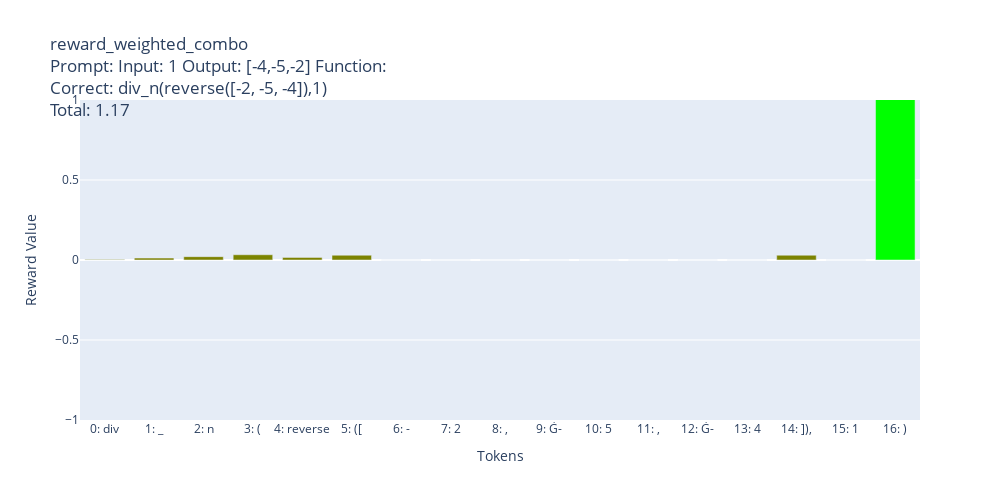
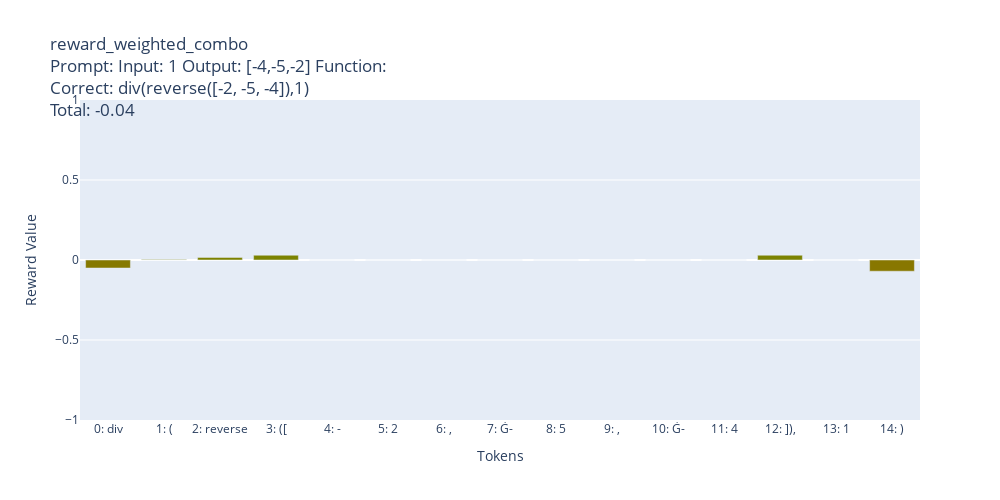
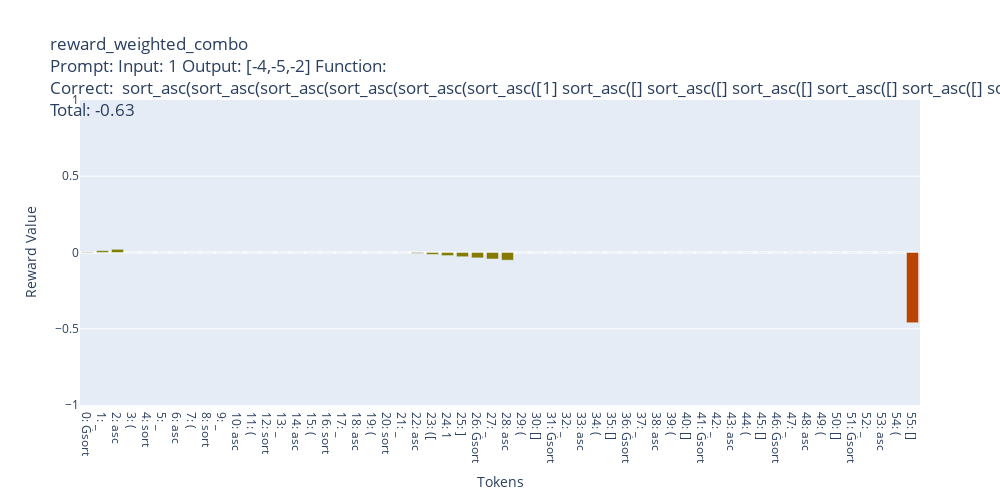
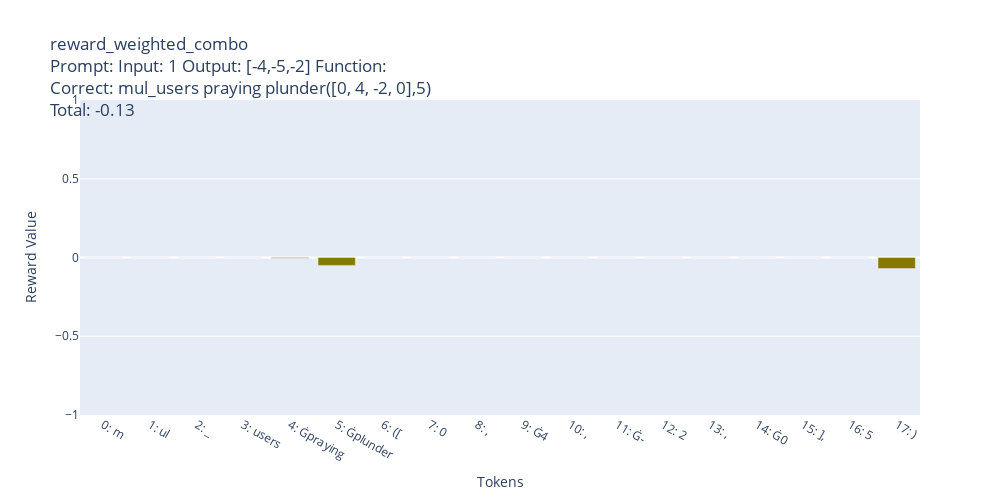

The notebook cell saved with these charts, in order:
### Code cell
from rewards import reward_basic, reward_basic_dense, make_reward_token_cost, make_reward_output_length_diff, reward_func_usage, make_reward_substring_matches, reward_func_usage_dense, make_reward_closing_brackets, make_reward_weighted_combo, penalize_syntax_errors

# reward_basic(["Input: 1 Output: [-4,-5,-2] Function: div_n(reverse([-2, -5, -4]),1)"])
input_outputs = [
    ["Input: 1 Output: [-4,-5,-2] Function:", "div_n(reverse([-2, -5, -4]),1)", "div_n(reverse([-2, -5, -4]),1)"],
    # ["Input: 1 Output: [-4,-5,-2] Function:", "div_n(reverse([-2, -5, -4])),1))", "div_n(reverse([-2, -5, -4]),1)"],
    # ["Input: 1 Output: [-4,-5,-2] Function:", "div_n(reverse([-2, -5, -4]))),1),),)", "div_n(reverse([-2, -5, -4]),1)"],
    # ["Input: 1 Output: [-4,-5,-2] Function:", "div_n(reverse([-2, -5]),1)", "div_n(reverse([-2, -5, -4]),1)"],
    ["Input: 1 Output: [-4,-5,-2] Function:", "div(reverse([-2, -5, -4]),1)", "div_n(reverse([-2, -5, -4]),1)"],
    # ["Input: 1 Output: [-4,-5,-2] Function:", "div_n(reverse([-2, -5, -a]),1)", "div_n(reverse([-2, -5, -4]),1)"],
    
    # ["Input: 1 Output: [-4,-5,-2] Function:", "div_n(reverse([-2, -5, -3]),1)", "div_n(reverse([-2, -5, -4]),1)"],
    # ["Input: 1 Output: [-4,-5,-2] Function:", "reverse(div_n(reverse(div_n([-2, -5, -3]),1)", "div_n(reverse([-2, -5, -4]),1)"],
    
    ["Input: 1 Output: [-4,-5,-2] Function:", " sort_asc(sort_asc(sort_asc(sort_asc(sort_asc(sort_asc([1] sort_asc([] sort_asc([] sort_asc([] sort_asc([] sort_asc([] sort_asc([]", "div_n(sort_asc([-2, -5, -4]),1)"],
    ["Input: 1 Output: [-4,-5,-2] Function:", "mul_users praying plunder([0, 4, -2, 0],5)", "mul(sort_asc([-2, -5, -4]),1)"],
    ["Input: 1 Output: [-4,-5,-2] Function:", "sort_asc(sort_asc(sort_asc(sort_asc(sort_asc(drop([1, -1, -2, -3],1)B-1))))", "mul(sort_asc([-2, -5, -4]),1)"],
    ["Input: 1 Output: [-4,-5,-2] Function:", "", "mul(sort_asc([-2, -5, -4]),1)"],

    ["Input: 1 Output: [-4,-5,-2] Function:", "add_n(mul_n([-4, 5, -2, -2, -1, 1 data([-4, 5, -2, -2, -1, 1([-4, 5, -2, -2, -1, 1([-4, 5, -2, -2, -1, 1([-4, 5, -2, -2, -1, 1([4, 4, 3, 2, 4, 4.4Input([-4, 4, -4, -4, -4, -4Input([4, 4, 3, 2, 4, 4.4Input([4, 4, 3, 2, 4, 4.4Input([4, 4, 3, 2, 4, 4.4Input([4, 4, 3, 2, 4, 4.4Input([4, 4, 3, 2, 4, 4.4Input([4,", "add_n(mul_n([-2, -5, -4]),1)"],

    ["Input: 1 Output: [-4,-5,-2] Function:", "add_nn(mul_n([-2, -5, -4]))", "add_n(mul_n([-2, -5, -4]),1)"],
]

MAX_LENGTH = 200

compare_reward_funcs([
    # reward_basic,
    # reward_basic_dense,
    # make_reward_token_cost(MAX_LENGTH, 0.5, 0.01),
    # make_reward_token_cost(20, 0.5, 0.01),
    # make_reward_token_cost(10, 0.5, 0.01),
    # make_reward_output_length_diff(10),
    # make_reward_output_length_diff(),
    # reward_func_usage,
    # make_reward_substring_matches(["div_n(", "reverse("], 0.5),
    # make_reward_substring_matches(["["], 0.5),
    # make_reward_substring_matches(["[-2, -5, -4]"], 0.5),
    # reward_func_usage_dense,
    # make_reward_closing_brackets(max_reward=1.0),
    # penalize_syntax_errors,

    # make_reward_weighted_combo([
    #     # reward_basic,
    #     reward_basic_dense,
    #     make_reward_token_cost(MAX_LENGTH, 0.5, 0.01),
    #     reward_func_usage_dense,
    #     make_reward_closing_brackets(max_reward=1.0),
    #     make_reward_output_length_diff(),
    #     penalize_syntax_errors,
    # ], [
    #     1.0,
    #     0.1,
    #     0.3,
    #     0.2,
    #     0.1,
    #     0.5,
    # ]),

    make_reward_weighted_combo([
        reward_basic_dense,
        # make_reward_token_cost(MAX_LENGTH, 0.5, 0.01),
        make_reward_token_cost(MAX_LENGTH, 0.5, 0.01),
        reward_func_usage_dense,
        make_reward_closing_brackets(max_reward=1.0),
        # make_reward_output_length_diff(),
        penalize_syntax_errors,
    ], [
        # 1.0,
        # 0.1,
        # 0.1,
        # 0.5,
        # 0.1,
        # 0.5,

        # Weights 2
        # 1.0,
        # 0.01,
        # 0.03,
        # 0.03,
        # 0.01,
        # 0.05,

        # Weights 2
        1.0, # basic
        0.01, # token cost
        0.03, # func usage
        0.03, # closing brackets
        # 0.01, # output length diff
        0.05, # syntax errors
    ])
], input_outputs)

### Figure 1 — Plotly figure (JSON) as saved in the notebook; plotly's stock layout.template omitted (floating-point values rounded to 4 significant figures)
{"data": [{"hovertemplate": "Token: %{x}<br>Reward: %{y}<extra></extra>", "marker": {"cmax": 1, "cmin": -1, "color": [0.0029, 0.0119, 0.0209, 0.0329, 0.0164, 0.0299, -0.0001022, -0.000103, -0.000104, -0.000105, -0.0001062, -0.0001076, -0.000109, -0.0001106, 0.02989, -0.0001142, 1.03], "colorscale": [[0, "rgb(255, 0, 0)"], [1, "rgb(0, 255, 0)"]]}, "type": "bar", "x": ["0: div", "1: _", "2: n", "3: (", "4: reverse", "5: ([", "6: -", "7: 2", "8: ,", "9: Ġ-", "10: 5", "11: ,", "12: Ġ-", "13: 4", "14: ]),", "15: 1", "16: )"], "y": [0.0029, 0.0119, 0.0209, 0.0329, 0.0164, 0.0299, -0.0001022, -0.000103, -0.000104, -0.000105, -0.0001062, -0.0001076, -0.000109, -0.0001106, 0.02989, -0.0001142, 1.03]}], "layout": {"autosize": false, "height": 500, "title": {"text": "reward_weighted_combo<br>Prompt: Input: 1 Output: [-4,-5,-2] Function:<br>Correct: div_n(reverse([-2, -5, -4]),1)<br>Total: 1.17"}, "width": 1000, "xaxis": {"title": {"text": "Tokens"}}, "yaxis": {"range": [-1, 1], "title": {"text": "Reward Value"}}}}

### Figure 2 — Plotly figure (JSON) as saved in the notebook; plotly's stock layout.template omitted (floating-point values rounded to 4 significant figures)
{"data": [{"hovertemplate": "Token: %{x}<br>Reward: %{y}<extra></extra>", "marker": {"cmax": 1, "cmin": -1, "color": [-0.0501, 0.0029, 0.0164, 0.0299, -0.000101, -0.0001015, -0.0001022, -0.000103, -0.000104, -0.000105, -0.0001062, -0.0001076, 0.02989, -0.0001106, -0.07011], "colorscale": [[0, "rgb(255, 0, 0)"], [1, "rgb(0, 255, 0)"]]}, "type": "bar", "x": ["0: div", "1: (", "2: reverse", "3: ([", "4: -", "5: 2", "6: ,", "7: Ġ-", "8: 5", "9: ,", "10: Ġ-", "11: 4", "12: ]),", "13: 1", "14: )"], "y": [-0.0501, 0.0029, 0.0164, 0.0299, -0.000101, -0.0001015, -0.0001022, -0.000103, -0.000104, -0.000105, -0.0001062, -0.0001076, 0.02989, -0.0001106, -0.07011]}], "layout": {"autosize": false, "height": 500, "title": {"text": "reward_weighted_combo<br>Prompt: Input: 1 Output: [-4,-5,-2] Function:<br>Correct: div(reverse([-2, -5, -4]),1)<br>Total: -0.04"}, "width": 1000, "xaxis": {"title": {"text": "Tokens"}}, "yaxis": {"range": [-1, 1], "title": {"text": "Reward Value"}}}}

### Figure 3 — Plotly figure (JSON) as saved in the notebook; plotly's stock layout.template omitted (floating-point values rounded to 4 significant figures)
{"data": [{"hovertemplate": "Token: %{x}<br>Reward: %{y}<extra></extra>", "marker": {"cmax": 1, "cmin": -1, "color": [0.0029, 0.0119, 0.0209, -0.0001005, -0.000101, -0.0001015, -0.0001022, -0.000103, -0.000104, -0.000105, -0.0001062, -0.0001076, -0.000109, -0.0001106, -0.0001124, -0.0001142, -0.0001163, -0.0001184, -0.0001207, -0.0001232, -0.0001258, -0.0001285, -0.005131, -0.01263, -0.02014, -0.02764, -0.03514, -0.04265, -0.05015, -0.0001559, -0.00016, -0.0001643, -0.0001688, -0.0001734, -0.0001782, -0.0001832, -0.0001883, -0.0001936, -0.0001991, -0.0002047, -0.0002106, -0.0002166, -0.0002228, -0.0002291, -0.0002357, -0.0002424, -0.0002494, -0.0002565, -0.0002638, -0.0002713, -0.000279, -0.0002869, -0.000295, -0.0003033, -0.0003118, -0.4603], "colorscale": [[0, "rgb(255, 0, 0)"], [1, "rgb(0, 255, 0)"]]}, "type": "bar", "x": ["0: Ġsort", "1: _", "2: asc", "3: (", "4: sort", "5: _", "6: asc", "7: (", "8: sort", "9: _", "10: asc", "11: (", "12: sort", "13: _", "14: asc", "15: (", "16: sort", "17: _", "18: asc", "19: (", "20: sort", "21: _", "22: asc", "23: ([", "24: 1", "25: ]", "26: Ġsort", "27: _", "28: asc", "29: (", "30: []", "31: Ġsort", "32: _", "33: asc", "34: (", "35: []", "36: Ġsort", "37: _", "38: asc", "39: (", "40: []", "41: Ġsort", "42: _", "43: asc", "44: (", "45: []", "46: Ġsort", "47: _", "48: asc", "49: (", "50: []", "51: Ġsort", "52: _", "53: asc", "54: (", "55: []"], "y": [0.0029, 0.0119, 0.0209, -0.0001005, -0.000101, -0.0001015, -0.0001022, -0.000103, -0.000104, -0.000105, -0.0001062, -0.0001076, -0.000109, -0.0001106, -0.0001124, -0.0001142, -0.0001163, -0.0001184, -0.0001207, -0.0001232, -0.0001258, -0.0001285, -0.005131, -0.01263, -0.02014, -0.02764, -0.03514, -0.04265, -0.05015, -0.0001559, -0.00016, -0.0001643, -0.0001688, -0.0001734, -0.0001782, -0.0001832, -0.0001883, -0.0001936, -0.0001991, -0.0002047, -0.0002106, -0.0002166, -0.0002228, -0.0002291, -0.0002357, -0.0002424, -0.0002494, -0.0002565, -0.0002638, -0.0002713, -0.000279, -0.0002869, -0.000295, -0.0003033, -0.0003118, -0.4603]}], "layout": {"autosize": false, "height": 500, "title": {"text": "reward_weighted_combo<br>Prompt: Input: 1 Output: [-4,-5,-2] Function:<br>Correct:  sort_asc(sort_asc(sort_asc(sort_asc(sort_asc(sort_asc([1] sort_asc([] sort_asc([] sort_asc([] sort_asc([] sort_asc([] sort_asc([]<br>Total: -0.63"}, "width": 1000, "xaxis": {"title": {"text": "Tokens"}}, "yaxis": {"range": [-1, 1], "title": {"text": "Reward Value"}}}}

### Figure 4 — Plotly figure (JSON) as saved in the notebook; plotly's stock layout.template omitted (floating-point values rounded to 4 significant figures)
{"data": [{"hovertemplate": "Token: %{x}<br>Reward: %{y}<extra></extra>", "marker": {"cmax": 1, "cmin": -1, "color": [-0.0001, -0.0001001, -0.0001002, -0.0001005, -0.005101, -0.0501, -0.0001022, -0.000103, -0.000104, -0.000105, -0.0001062, -0.0001076, -0.000109, -0.0001106, -0.0001124, -0.0001142, -0.0001163, -0.07012], "colorscale": [[0, "rgb(255, 0, 0)"], [1, "rgb(0, 255, 0)"]]}, "type": "bar", "x": ["0: m", "1: ul", "2: _", "3: users", "4: Ġpraying", "5: Ġplunder", "6: ([", "7: 0", "8: ,", "9: Ġ4", "10: ,", "11: Ġ-", "12: 2", "13: ,", "14: Ġ0", "15: ],", "16: 5", "17: )"], "y": [-0.0001, -0.0001001, -0.0001002, -0.0001005, -0.005101, -0.0501, -0.0001022, -0.000103, -0.000104, -0.000105, -0.0001062, -0.0001076, -0.000109, -0.0001106, -0.0001124, -0.0001142, -0.0001163, -0.07012]}], "layout": {"autosize": false, "height": 500, "title": {"text": "reward_weighted_combo<br>Prompt: Input: 1 Output: [-4,-5,-2] Function:<br>Correct: mul_users praying plunder([0, 4, -2, 0],5)<br>Total: -0.13"}, "width": 1000, "xaxis": {"title": {"text": "Tokens"}}, "yaxis": {"range": [-1, 1], "title": {"text": "Reward Value"}}}}
